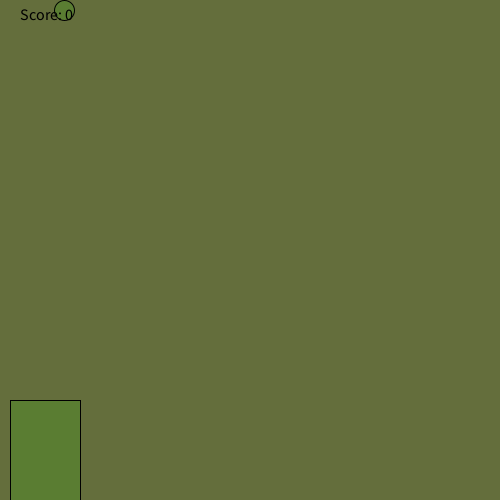
Frame 1 (no input)
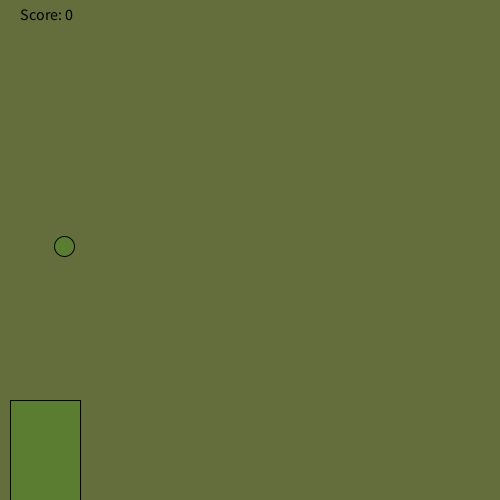
Frame 60 (the mouse pressed at the canvas centre just before this capture)
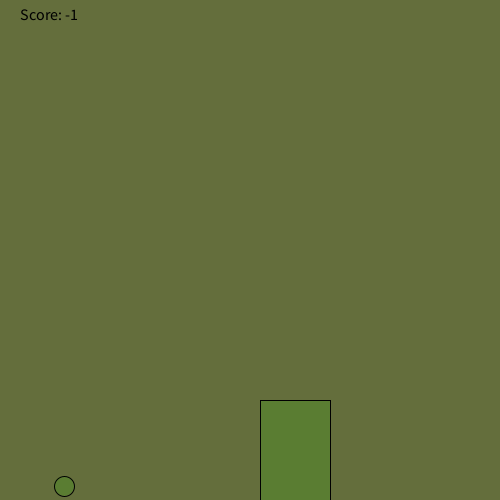
Frame 120 (the mouse held since frame 60 and released just before this capture)

The Processing sketch that drew these frames (run headless with seeded random() and noise(); from frame 60 on, the mouse is pressed at the canvas centre):

// Processing sketch: sketch_200311a
// ── sketch_200311a.pde
   int y = 10;
int randomNumber = (int) random(width);
 int score = 0;
 void checkCatch(int x){
 }
void setup (){
  size(500,500);
 
}


void draw () {
  background(100,110,60);
    fill(90,125,50);
  ellipse(randomNumber, y, 20,20);
    
  y+=4;
  if(y==490){
   y = 10; 
 randomNumber = (int) random(width);
 if (randomNumber > mouseX && randomNumber < mouseX+100)
            score++;
         else if (score == 0) 
            score--;
        println("Your score is now: " + score);
  }

  
  rect(mouseX+10, 400, 70, 120);
 fill(0, 0, 0);
    textSize(16);
    text("Score: " + score, 20, 20);

}
